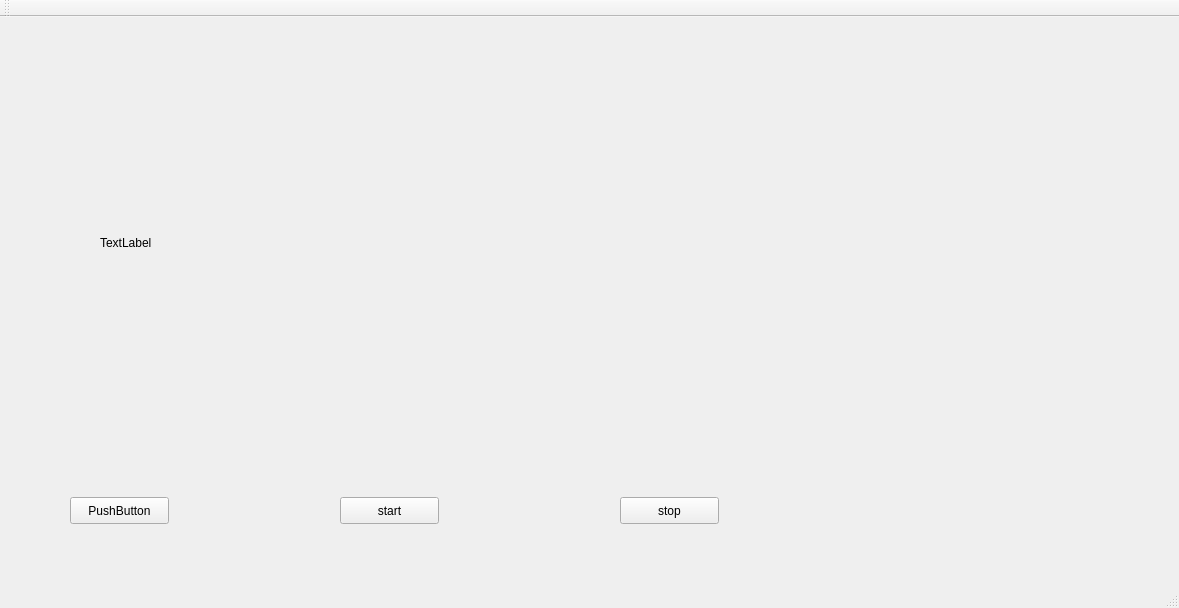
<?xml version="1.0" encoding="UTF-8"?>
<ui version="4.0">
 <class>MainWindow</class>
 <widget class="QMainWindow" name="MainWindow">
  <property name="geometry">
   <rect>
    <x>0</x>
    <y>0</y>
    <width>1179</width>
    <height>608</height>
   </rect>
  </property>
  <property name="windowTitle">
   <string>MainWindow</string>
  </property>
  <widget class="QWidget" name="centralWidget">
   <widget class="QPushButton" name="pushButton">
    <property name="geometry">
     <rect>
      <x>340</x>
      <y>480</y>
      <width>99</width>
      <height>27</height>
     </rect>
    </property>
    <property name="text">
     <string>start</string>
    </property>
   </widget>
   <widget class="QLabel" name="label">
    <property name="geometry">
     <rect>
      <x>100</x>
      <y>20</y>
      <width>931</width>
      <height>411</height>
     </rect>
    </property>
    <property name="text">
     <string>TextLabel</string>
    </property>
   </widget>
   <widget class="QPushButton" name="pushButton_2">
    <property name="geometry">
     <rect>
      <x>620</x>
      <y>480</y>
      <width>99</width>
      <height>27</height>
     </rect>
    </property>
    <property name="text">
     <string>stop</string>
    </property>
   </widget>
   <widget class="QPushButton" name="pushButton_3">
    <property name="geometry">
     <rect>
      <x>70</x>
      <y>480</y>
      <width>99</width>
      <height>27</height>
     </rect>
    </property>
    <property name="text">
     <string>PushButton</string>
    </property>
   </widget>
  </widget>
  <widget class="QMenuBar" name="menuBar">
   <property name="geometry">
    <rect>
     <x>0</x>
     <y>0</y>
     <width>1179</width>
     <height>25</height>
    </rect>
   </property>
  </widget>
  <widget class="QToolBar" name="mainToolBar">
   <attribute name="toolBarArea">
    <enum>TopToolBarArea</enum>
   </attribute>
   <attribute name="toolBarBreak">
    <bool>false</bool>
   </attribute>
  </widget>
  <widget class="QStatusBar" name="statusBar"/>
 </widget>
 <layoutdefault spacing="6" margin="11"/>
 <resources/>
 <connections/>
</ui>
